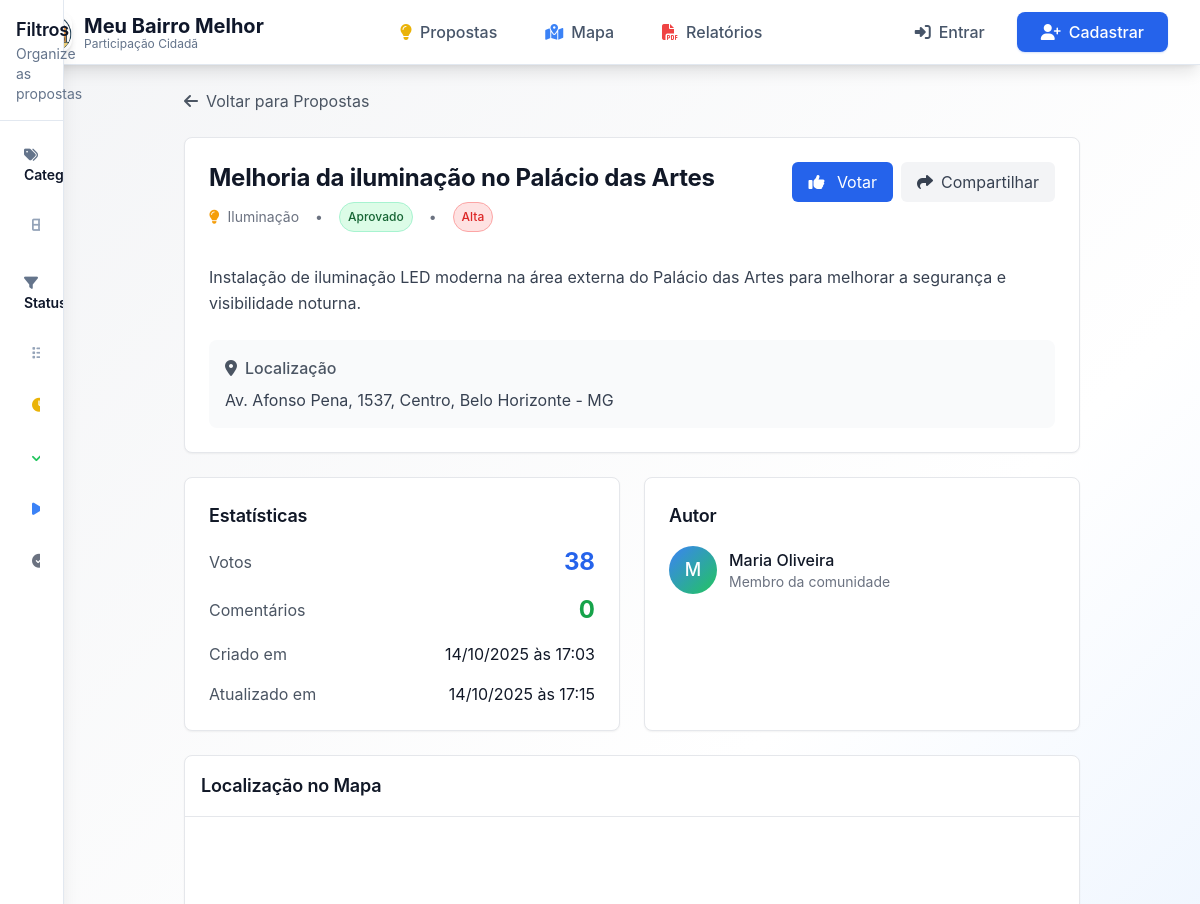
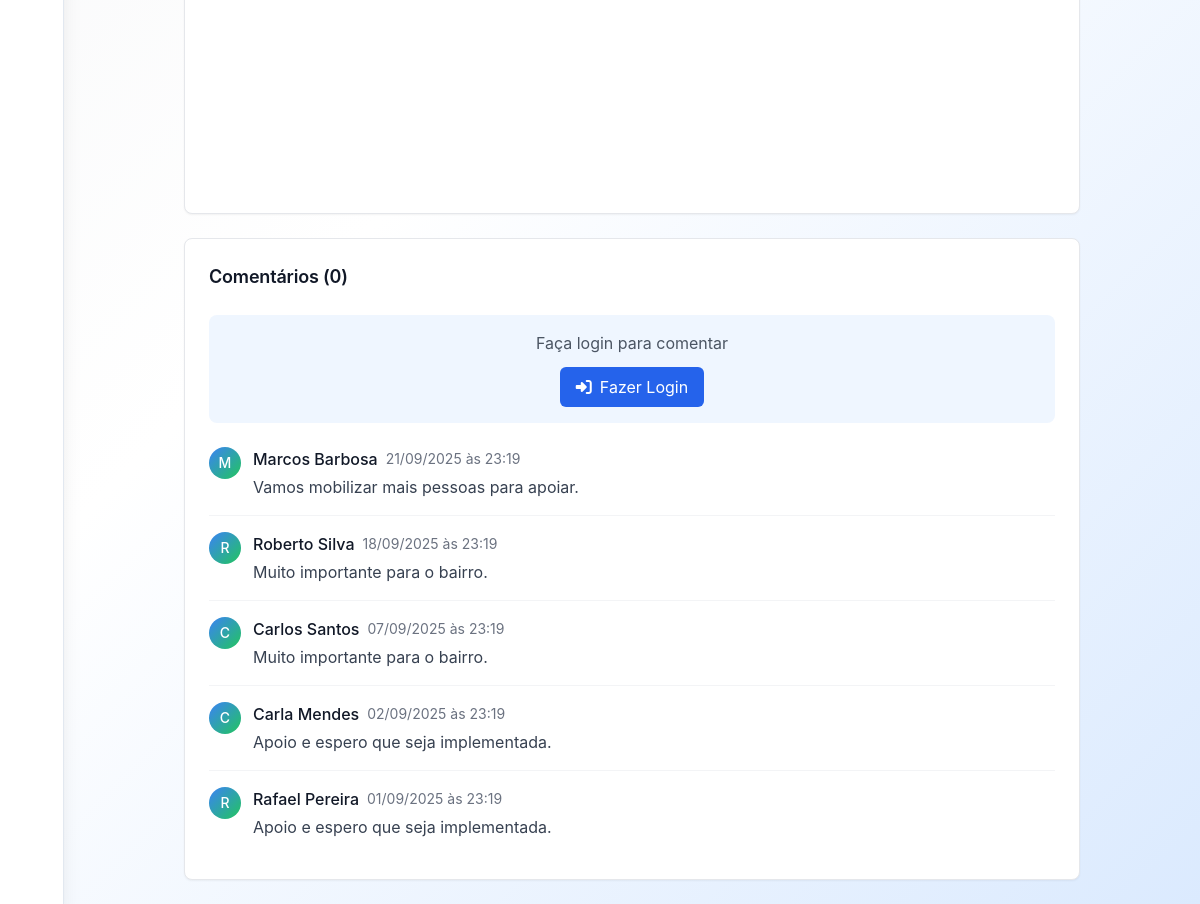
Screenshot of /proposta/1 with the database file from the repository (2 pictures, top to bottom).
### app.py (models this page shows, shortened)
class Proposal(db.Model):
    id = db.Column(db.Integer, primary_key=True)
    title = db.Column(db.String(200), nullable=False)
    description = db.Column(db.Text, nullable=False)
    category = db.Column(db.String(50), db.ForeignKey('category.id'), nullable=False)
    latitude = db.Column(db.Float, nullable=False)
    longitude = db.Column(db.Float, nullable=False)
    address = db.Column(db.String(300), nullable=False)
    status = db.Column(db.String(20), default='pending')
    priority = db.Column(db.String(10), default='medium')
    votes_count = db.Column(db.Integer, default=0)
    comments_count = db.Column(db.Integer, default=0)
    author_id = db.Column(db.Integer, db.ForeignKey('user.id'), nullable=False)
    created_at = db.Column(db.DateTime, default=datetime.utcnow)
    updated_at = db.Column(db.DateTime, default=datetime.utcnow, onupdate=datetime.utcnow)
    author = db.relationship('User', backref='proposals')
    category_obj = db.relationship('Category', backref='proposals')

class Category(db.Model):
    id = db.Column(db.String(50), primary_key=True)
    name = db.Column(db.String(100), nullable=False)
    icon = db.Column(db.String(50))
    color = db.Column(db.String(7))

class User(UserMixin, db.Model):
    id = db.Column(db.Integer, primary_key=True)
    email = db.Column(db.String(120), unique=True, nullable=False)
    name = db.Column(db.String(100), nullable=False)
    password_hash = db.Column(db.String(128))
    created_at = db.Column(db.DateTime, default=datetime.utcnow)
    nome_completo = db.Column(db.String(200))
    cpf = db.Column(db.String(14))
    telefone = db.Column(db.String(20))
    endereco = db.Column(db.Text)
    cep = db.Column(db.String(10))
    data_nascimento = db.Column(db.Date)

class Comment(db.Model):
    id = db.Column(db.Integer, primary_key=True)
    proposal_id = db.Column(db.Integer, db.ForeignKey('proposal.id'), nullable=False)
    user_id = db.Column(db.Integer, db.ForeignKey('user.id'), nullable=False)
    content = db.Column(db.Text, nullable=False)
    created_at = db.Column(db.DateTime, default=datetime.utcnow)
    updated_at = db.Column(db.DateTime, default=datetime.utcnow, onupdate=datetime.utcnow)
    user = db.relationship('User', backref='comments')
    proposal = db.relationship('Proposal', backref='comments')
    @property
    def author_name(self):
        return self.user.name if self.user else 'Usuário Anônimo'

### app.py (the view)
@app.route('/proposta/<int:id>')
def proposta_detalhes(id):
    proposal = Proposal.query.get_or_404(id)
    comments = Comment.query.filter_by(proposal_id=id).order_by(Comment.created_at.desc()).all()
    user_voted = False
    if current_user.is_authenticated:
        vote = Vote.query.filter_by(
            proposal_id=id,
            user_id=current_user.id
        ).first()
        user_voted = vote is not None
    return render_template('proposta_detalhes.html',
                         proposal=proposal,
                         comments=comments,
                         user_voted=user_voted)

### templates/proposta_detalhes.html (shortened to what this page needs)
{% extends "base.html" %}
{% block content %}
<div class="max-w-4xl mx-auto space-y-6">
    <div>
        <a href="{{ url_for('index') }}" class="inline-flex items-center text-gray-600 hover:text-gray-900">
            <i class="fas fa-arrow-left mr-2"></i>Voltar para Propostas
        </a>
    </div>
    <div class="bg-white rounded-lg shadow-sm border border-gray-200 p-6">
        <div class="flex items-start justify-between mb-4">
            <div class="flex-1">
                <h1 class="text-2xl font-bold text-gray-900 mb-2">{{ proposal.title }}</h1>
                <div class="flex items-center space-x-4 text-sm text-gray-500 mb-4">
                    <div class="flex items-center space-x-2">
                        <i class="fas fa-{{ proposal.category_obj.icon }}" style="color: {{ proposal.category_obj.color }}"></i>
                        <span>{{ proposal.category_obj.name }}</span>
                    </div>
                    <span>•</span>
                    <span class="status-{{ proposal.status }} px-2 py-1 rounded-full">
                        {% if proposal.status == 'pending' %}Pendente
                        {% elif proposal.status == 'approved' %}Aprovado
                        {% elif proposal.status == 'in_progress' %}Em Andamento
                        {% elif proposal.status == 'completed' %}Concluído
                        {% elif proposal.status == 'rejected' %}Rejeitado
                        {% endif %}
                    </span>
                    <span>•</span>
                    <span class="priority-{{ proposal.priority }} px-2 py-1 rounded-full">
                        {% if proposal.priority == 'low' %}Baixa
                        {% elif proposal.priority == 'medium' %}Média
                        {% elif proposal.priority == 'high' %}Alta
                        {% endif %}
                    </span>
                </div>
            </div>
            <div id="votes" class="flex items-center space-x-2">
                <button onclick="voteProposal({{ proposal.id }})"
                        id="voteButton"
                        class="px-4 py-2 rounded-md transition-colors {% if user_voted %}bg-green-600 hover:bg-green-700 text-white{% else %}bg-blue-600 hover:bg-blue-700 text-white{% endif %}">
                    <i class="fas fa-thumbs-up mr-2"></i>
                    <span id="voteText">{% if user_voted %}Desvotar{% else %}Votar{% endif %}</span>
                </button>
                <button onclick="shareProposal()" class="px-4 py-2 bg-gray-100 text-gray-700 rounded-md hover:bg-gray-200 transition-colors">
                    <i class="fas fa-share mr-2"></i>Compartilhar
                </button>
            </div>
        </div>
        <div class="prose max-w-none">
            <p class="text-gray-700 leading-relaxed">{{ proposal.description }}</p>
        </div>
        <div class="mt-6 p-4 bg-gray-50 rounded-lg">
            <div class="flex items-center text-gray-600 mb-2">
                <i class="fas fa-map-marker-alt mr-2"></i>
                <span class="font-medium">Localização</span>
            </div>
            <p class="text-gray-700">{{ proposal.address }}</p>
        </div>
    </div>
    <div class="grid grid-cols-1 md:grid-cols-2 gap-6">
        <div class="bg-white rounded-lg shadow-sm border border-gray-200 p-6">
            <h3 class="text-lg font-semibold text-gray-900 mb-4">Estatísticas</h3>
            <div class="space-y-4">
                <div class="flex items-center justify-between">
                    <span class="text-gray-600">Votos</span>
                    <span class="text-2xl font-bold text-blue-600" id="votesCount">{{ proposal.votes_count }}</span>
                </div>
                <div class="flex items-center justify-between">
                    <span class="text-gray-600">Comentários</span>
                    <span class="text-2xl font-bold text-green-600" id="commentsCount">{{ proposal.comments_count }}</span>
                </div>
                <div class="flex items-center justify-between">
                    <span class="text-gray-600">Criado em</span>
                    <span class="text-gray-900">{{ proposal.created_at.strftime('%d/%m/%Y às %H:%M') }}</span>
                </div>
                <div class="flex items-center justify-between">
                    <span class="text-gray-600">Atualizado em</span>
                    <span class="text-gray-900">{{ proposal.updated_at.strftime('%d/%m/%Y às %H:%M') }}</span>
                </div>
            </div>
        </div>
        <div class="bg-white rounded-lg shadow-sm border border-gray-200 p-6">
            <h3 class="text-lg font-semibold text-gray-900 mb-4">Autor</h3>
            <div class="flex items-center space-x-3">
                <div class="w-12 h-12 bg-gradient-to-br from-blue-500 to-green-500 rounded-full flex items-center justify-center">
                    <span class="text-white text-lg font-medium">{{ proposal.author.name[0].upper() }}</span>
                </div>
                <div>
                    <p class="font-medium text-gray-900">{{ proposal.author.name }}</p>
                    <p class="text-sm text-gray-500">Membro da comunidade</p>
                </div>
            </div>
        </div>
    </div>
    <div class="bg-white rounded-lg shadow-sm border border-gray-200 overflow-hidden">
        <div class="p-4 border-b border-gray-200">
            <h3 class="text-lg font-semibold text-gray-900">Localização no Mapa</h3>
        </div>
        <div id="proposalMap" style="height: 300px;"></div>
    </div>
    <div id="comments" class="bg-white rounded-lg shadow-sm border border-gray-200 p-6">
        <div class="flex items-center justify-between mb-6">
            <h3 class="text-lg font-semibold text-gray-900">
                Comentários (<span id="commentsCountHeader">{{ proposal.comments_count }}</span>)
            </h3>
        </div>
        {% if current_user.is_authenticated %}
        <div class="mb-6 p-4 bg-gray-50 rounded-lg">
            <form id="commentForm">
                <div class="mb-3">
                    <label class="block text-sm font-medium text-gray-700 mb-2">Adicionar Comentário</label>
                    <textarea id="commentContent" rows="3"
                              class="w-full px-3 py-2 border border-gray-300 rounded-md focus:outline-none focus:ring-2 focus:ring-blue-500"
                              placeholder="Escreva seu comentário..."></textarea>
                </div>
                <button type="submit" class="px-4 py-2 bg-blue-600 text-white rounded-md hover:bg-blue-700 transition-colors">
                    <i class="fas fa-comment mr-2"></i>Comentar
                </button>
            </form>
        </div>
        {% else %}
        <div class="mb-6 p-4 bg-blue-50 rounded-lg text-center">
            <p class="text-gray-600 mb-3">Faça login para comentar</p>
            <button onclick="openLoginModal()" class="px-4 py-2 bg-blue-600 text-white rounded-md hover:bg-blue-700 transition-colors">
                <i class="fas fa-sign-in-alt mr-2"></i>Fazer Login
            </button>
        </div>
        {% endif %}
        <div id="commentsList" class="space-y-4">
            {% for comment in comments %}
            <div class="border-b border-gray-100 pb-4 last:border-b-0">
                <div class="flex items-start space-x-3">
                    <div class="w-8 h-8 bg-gradient-to-br from-blue-500 to-green-500 rounded-full flex items-center justify-center flex-shrink-0">
                        <span class="text-white text-sm font-medium">{{ comment.author_name[0].upper() }}</span>
                    </div>
                    <div class="flex-1">
                        <div class="flex items-center space-x-2 mb-1">
                            <span class="font-medium text-gray-900">{{ comment.author_name }}</span>
                            <span class="text-sm text-gray-500">{{ comment.created_at.strftime('%d/%m/%Y às %H:%M') }}</span>
                        </div>
                        <p class="text-gray-700">{{ comment.content }}</p>
                    </div>
                </div>
            </div>
            {% endfor %}
        </div>
    </div>
</div>
{% endblock %}

### static/css/custom.css (style rules this page uses)
* { font-family: -apple-system, BlinkMacSystemFont, 'Segoe UI', 'Roboto', 'Helvetica Neue', Arial, sans-serif; }
body { background: #fafbfc; color: #2d3748; line-height: 1.6; -webkit-font-smoothing: antialiased; -moz-osx-font-smoothing: grayscale; }
a { color: #2563eb; text-decoration: none; transition: color 0.2s ease; }
h1, h2, h3, h4, h5, h6 { font-weight: 600; letter-spacing: -0.01em; line-height: 1.3; color: #1a202c; }
.gradient-bg { background: #ffffff; }
.status-approved { background: #d1fae5; color: #065f46; border: 1px solid #a7f3d0; border-radius: 6px; padding: 4px 8px; font-size: 12px; font-weight: 500; }
.priority-high { background: #fee2e2; color: #991b1b; border: 1px solid #fca5a5; border-radius: 6px; padding: 4px 8px; font-size: 12px; font-weight: 500; }

### templates/base.html (style rules this page uses)
.gradient-bg { background: linear-gradient(135deg, #f3f4f6 0%, #ffffff 50%, #dbeafe 100%); }
.status-approved { background-color: #dcfce7; color: #166534; }
.priority-high { background-color: #fee2e2; color: #dc2626; }

### rows the page displays
Proposal: title "Melhoria da iluminação no Palácio das Artes", description "Instalação de iluminação LED moderna na área externa do Palácio das Artes para melhorar a segurança e visibilidade noturna.", address "Av. Afonso Pena, 1537, Centro, Belo Horizonte - MG", votes_count "38", comments_count "0", created_at "14/10/2025 às 17:03", updated_at "14/10/2025 às 17:15"
Category: category_obj.name "Iluminação"
User: author "M", author.name "Maria Oliveira"
Comment: name "M", author_name "Marcos Barbosa", created_at "21/09/2025 às 23:19", content "Vamos mobilizar mais pessoas para apoiar."
Comment: name "R", author_name "Roberto Silva", created_at "18/09/2025 às 23:19", content "Muito importante para o bairro."
Comment: name "C", author_name "Carlos Santos", created_at "07/09/2025 às 23:19", content "Muito importante para o bairro."
Comment: name "C", author_name "Carla Mendes", created_at "02/09/2025 às 23:19", content "Apoio e espero que seja implementada."
Comment: name "R", author_name "Rafael Pereira", created_at "01/09/2025 às 23:19", content "Apoio e espero que seja implementada."
